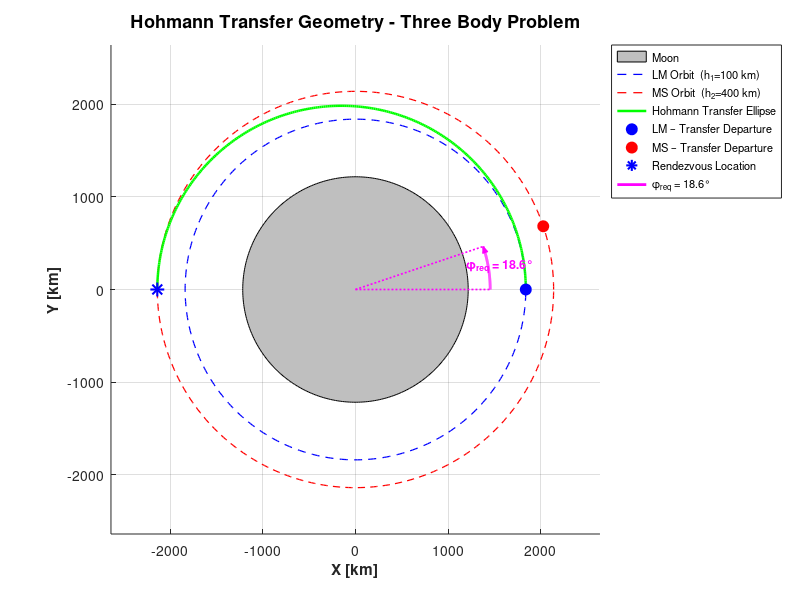

Here is the MATLAB script that generated this plot: (Note: this script raises an error after producing the figure.)
clear all;
close all;
clc;

%% =========================================================
%  Bonus Point: CR3BP Transfer
% ==========================================================

%% =========================================================
%  PARAMETERS
% ==========================================================
mu_M = 4902.8;        % Moon gravitational parameter [km^3/s^2]
R_M  = 1737.4;        % Moon mean radius [km]
h1   = 100;           % LM orbit altitude [km]
h2   = 400;           % MS orbit altitude [km]
r_LM = R_M + h1;      % LM orbital radius [km]
r_MS = R_M + h2;      % MS orbital radius [km]
phi0 = 10 * (pi/180); % Initial phasing angle [rad]
mu = 0.01215;         % Mass Ratio Earth-Moon system
d_EM = 384400;        % Earth–Moon distance [km]

%% =========================================================
%  POINT 1 – Hohmann Transfer: Delta-V and Time of Flight
% ==========================================================
v_LM = sqrt(mu_M / r_LM);   % Circular velocity on LM orbit [km/s]
v_MS = sqrt(mu_M / r_MS);   % Circular velocity on MS orbit [km/s]

a = (r_LM + r_MS) / 2;                   % Transfer ellipse SMA [km]
v_perigee = sqrt(mu_M * (2/r_LM - 1/a)); % Velocity at perigee [km/s]
v_apogee  = sqrt(mu_M * (2/r_MS - 1/a)); % Velocity at apogee  [km/s]

delta_V1      = v_perigee - v_LM;        % First impulse  [km/s]
delta_V2      = v_MS - v_apogee;         % Second impulse [km/s]
total_delta_V = delta_V1 + delta_V2;     % Total delta-V  [km/s]
delta_t = pi * sqrt(a^3 / mu_M);         % Transfer time of flight [s]

fprintf('===== POINT 1 =====\n');
fprintf('Delta_V1          = %.6f km/s\n', delta_V1);
fprintf('Delta_V2          = %.6f km/s\n', delta_V2);
fprintf('Total Delta-V     = %.6f km/s\n', total_delta_V);
fprintf('Time of flight    = %.4f s  (%.2f h)\n\n', delta_t, delta_t/3600);

%% =========================================================
%  POINT 2 – Required Phase Angle and Waiting Time
% ==========================================================
n_LM = sqrt(mu_M / r_LM^3);  % Mean motion LM [rad/s]
n_MS = sqrt(mu_M / r_MS^3);  % Mean motion MS [rad/s]

% Angle swept by MS during transfer
theta_MS_transfer = n_MS * delta_t;
% For rendezvous
phi_required = pi - theta_MS_transfer; % [rad]

% Gap to close by waiting on the initial orbit
delta_phi = mod(phi0 - phi_required, 2*pi); % [rad]
n_rel  = n_LM - n_MS;                       % Relative angular velocity [rad/s]
t_wait = delta_phi / n_rel;                 % Waiting time [s]

fprintf('===== POINT 2 =====\n');
fprintf('Required phase angle = %.6f deg\n', phi_required * 180/pi);
fprintf('Initial phase angle  = %.6f deg\n', phi0 * 180/pi);
fprintf('Delta-phi to cover   = %.6f deg\n', delta_phi * 180/pi);
fprintf('Waiting time         = %.4f s  (%.2f h)\n\n', t_wait, t_wait/3600);


%% =========================================================
%  POINT 3 – Orbit Plot
% ==========================================================

figure('Name','Point 3 – Hohmann Transfer','Color','w');
hold on; grid on; axis equal;

theta_full = linspace(0, 2*pi, 400);
R_M7=R_M*0.7;
fill(R_M7*cos(theta_full), R_M7*sin(theta_full), [0.75 0.75 0.75], ...
    'EdgeColor','k','DisplayName','Moon');

plot(r_LM*cos(theta_full), r_LM*sin(theta_full), 'b--', ...
    'LineWidth',0.9,'DisplayName','LM Orbit  (h_1=100 km)');
plot(r_MS*cos(theta_full), r_MS*sin(theta_full), 'r--', ...
    'LineWidth',0.9,'DisplayName','MS Orbit  (h_2=400 km)');

ecc = (r_MS - r_LM)/(r_MS + r_LM);
p   = a*(1 - ecc^2);
th_tr = linspace(0, pi, 300);
r_tr  = p ./ (1 + ecc*cos(th_tr));
plot(r_tr.*cos(th_tr), r_tr.*sin(th_tr), 'g-', ...
    'LineWidth',1.8,'DisplayName','Hohmann Transfer Ellipse');
plot(r_LM, 0, 'bo','MarkerFaceColor','b','MarkerSize',8, ...
    'DisplayName','LM – Transfer Departure');
plot(r_MS*cos(phi_required), r_MS*sin(phi_required), 'ro', ...
    'MarkerFaceColor','r','MarkerSize',8,'DisplayName','MS – Transfer Departure');
plot(-r_MS, 0, 'b*','MarkerSize',10,'LineWidth',1.5, ...
    'DisplayName','Rendezvous Location');

% phi_required arc
r_arc      = 0.68 * r_MS;
theta_arc  = linspace(0, phi_required, 200);
plot([0, r_arc], [0, 0], 'm:', 'LineWidth', 1.2, 'HandleVisibility','off');
plot([0, r_arc*cos(phi_required)], [0, r_arc*sin(phi_required)], 'm:', ...
    'LineWidth', 1.2, 'HandleVisibility','off');
plot(r_arc*cos(theta_arc), r_arc*sin(theta_arc), 'm-', ...
    'LineWidth', 2.0, 'DisplayName', ...
    sprintf('\\phi_{req} = %.1f°', phi_required*180/pi));

% Arrowhead and Label
arrow_len = 0.035 * r_MS;
tang      = phi_required + pi/2;  
tip       = [r_arc*cos(phi_required), r_arc*sin(phi_required)];
p1        = tip - arrow_len * [cos(tang - 0.4), sin(tang - 0.4)];
p2        = tip - arrow_len * [cos(tang + 0.4), sin(tang + 0.4)];
fill([tip(1), p1(1), p2(1)], [tip(2), p1(2), p2(2)], 'm', ...
    'EdgeColor','m', 'HandleVisibility','off');
theta_mid = phi_required / 2;
r_label   = r_arc + 130;
text(r_label*cos(theta_mid), r_label*sin(theta_mid), ...
    sprintf('\\phi_{req} = %.1f°', phi_required*180/pi), ...
    'Color','m', 'FontSize', 9, 'FontWeight','bold', ...
    'HorizontalAlignment','center');

xlabel('X [km]','FontWeight','bold'); ylabel('Y [km]','FontWeight','bold');
title('Hohmann Transfer Geometry - Three Body Problem','FontSize',13);
legend('Location','northeastoutside','FontSize',8);
xlim([-(r_MS+500),(r_MS+500)]); ylim([-(r_MS+500),(r_MS+500)]);
hold off;

%% =========================================================
%  POINT 3 – SHOOTING METHOD IN THE CR3BP
% ==========================================================

% Non-dimensionalization
MU_tot = mu_M / mu;       % Total gravitation parameter of the system [km^3/s^2]
DU = d_EM;                % Distance Unit
TU = sqrt(DU^3 / MU_tot); % Time Unit
VU = DU/TU;               % Velocity Unit

r_LM_nd = r_LM/DU;        % Dimensionless radius of parking orbit (LL0)
r_MS_nd = r_MS/DU;        % Dimensionless radius of the MS orbit
dt_guess = delta_t/TU;    % Dimensionless Hohmann time of flight
v_per_nd = v_perigee/VU;  % Dimensionless velocity at the perigee of the Hohmann ellipse

% Rotating Reference Frame (Synodic System)
% We set the intial state of the S/C at deperture
x0_nd = (1-mu)+r_LM_nd; % X Position: Moon's center + LLO radius
y0_nd = 0;              % Y Position: starting exactly on the X-radius
z0_nd = 0;              % Z Position: the motion is 2D, so out-of-plane altitude is zero

vxo_nd = 0;                      % X Velocity: at the perigee, the radial velocity is zero
vy0_guess_nd = v_per_nd-r_LM_nd; % Y Velocity: converted to the rotating reference system
vz0_nd = 0;                      % Z Velocity: zero for planar motion

% The provisional initial state vector
X0_guess = [x0_nd; y0_nd; z0_nd; vxo_nd; vy0_guess_nd; vz0_nd];

% Define Target
x_target_nd = (1-mu) - r_MS_nd; % where the LM needs to go

% Shooting Algorithm (fsolve Solver)
% The two variables that fsolve needs to 'guess' and correct
guess_vars = [vy0_guess_nd; dt_guess]; %[Initial Y Velocity; Time of Flight]

% Set strict mathematical tolerances (1e-10) for the target error
options_fsolve = optimoptions('fsolve', 'Display', 'none', 'TolFun', 1e-10, 'TolX', 1e-10);

% You can't pass the shooting_method function directly to fsolve because 
% it wouldn't know which parameteres to vary, so by doing so, it tells it
% to vary only 'vars' each time it calls the shooting_method
target_fun = @(vars) shooting_method(vars, X0_guess, x_target_nd, mu);

% Run the solver: fsolve will iterate untile the error goes to zero
[sol_vars, fval, exitflag] = fsolve(target_fun, guess_vars, options_fsolve);

% Exctract the winning solution from the sol_vars vector
vy0_cr3bp = sol_vars(1);   % The perfect Y velocity to compensate for Earth's gravity
dt_cr3bp_nd = sol_vars(2); % The real time of flight in the CR3BP

% Prepare the final state vector by overwritign the guessed
X0_cr3bp = X0_guess;     
X0_cr3bp(5) = vy0_cr3bp; % Index 5 corresponds to vy

% Integrate the EoM with high tolerences
options_ode = odeset('RelTol',1e-11, 'AbsTol',1e-11);
[t_cr3bp, X_cr3bp_nd] = ode45(@(t,X) cr3bp(t,X,mu),[0,dt_cr3bp_nd], X0_cr3bp, options_ode);

% --- Delta V Calculation (Maneuver Costs) ---
% Maneuver 1: Departure from LLO
v1_rot_nd = (v_LM/VU)-r_LM_nd; % Circular LLO velocity in the rotating frame
dV1_cr3bp = abs(vy0_cr3bp - v1_rot_nd)*VU; % Delta V: velocity difference [Km/s]

% Maneuver 2: Arrival at the MS orbit
v2_rot_nd = -(v_MS/VU)+r_MS_nd; % Circular MS velocity in the rotating frame
vy_arrival_cr3bp = X_cr3bp_nd(end,5); % Actual velocity upon hitting the target 
dV2_cr3bp = abs(vy_arrival_cr3bp-v2_rot_nd)*VU; % Braking Delta V [Km/s]

% Integrate the EoM without shooting method
[t_cr3bp, X_inco_nd] = ode45(@(t,X) cr3bp(t,X,mu),[0,dt_guess], X0_guess, options_ode);

% Incorrect final trajectory position
x_end_nd = X_inco_nd(end,1);
y_end_nd = X_inco_nd(end,2);

% Calculate the distance from the center of the Moon
r_final_nd = sqrt((x_end_nd-(1-mu))^2+y_end_nd^2); 
r_final_km = r_final_nd*DU;  %[km]

% Radial error with respect to the target orbit
error_radius_km = abs(r_final_km - r_MS);

% Print final results to the command window
fprintf('Time of flight CR3BP: %.2f s (vs %.2f s Hohmann 2-Body)\n', dt_cr3bp_nd*TU, delta_t);
fprintf('Delta_V1 CR3BP: %.4f km/s (vs %.4f km/s Hohmann)\n', dV1_cr3bp, delta_V1);
fprintf('Delta_V2 CR3BP: %.4f km/s (vs %.4f km/s Hohmann)\n', dV2_cr3bp, delta_V2);
fprintf('Total Delta_V: %.4f km/s (vs %.4f km/s Hohmann)\n', dV1_cr3bp+dV2_cr3bp, total_delta_V);
fprintf('Target Orbit Radius:     %.3f km\n', r_MS);
fprintf('Achieved Radius (CR3BP):  %.3f km\n', r_final_km);
fprintf('Radial Error: %.4f m\n\n', error_radius_km*1000);

% --- Trajectory Plotting ---
figure(1); hold on;

% Shift the origin from the Earth-Moon barycenter to the Moon's center and
% re-multiply bu DU
x_plot_cr3bp = (X_cr3bp_nd(:,1) - (1 - mu)) * DU;
y_plot_cr3bp = X_cr3bp_nd(:,2) * DU;
plot(x_plot_cr3bp, y_plot_cr3bp, 'y--', 'LineWidth', 2, 'DisplayName', 'CR3BP Real Trajectory');
legend('Location', 'best');

%% =========================================================
%  POINT 4 – Calculating the Jacobi Constant
% ==========================================================

% Exctract component in rotating reference frame
x_rot = X_cr3bp_nd(:,1);
y_rot = X_cr3bp_nd(:,2);
z_rot = X_cr3bp_nd(:,3);
vx_rot = X_cr3bp_nd(:,4);
vy_rot = X_cr3bp_nd(:,5);
vz_rot = X_cr3bp_nd(:,6);

N = length(t_cr3bp); % Total number of integrations steps calculated by ode45
C = zeros(N,1);      % Pre-allocate memory for the Jacobi Constant array

for i = 1:N

   r1_rot = sqrt((mu+x_rot(i))^2 + y_rot(i)^2 + z_rot(i)^2);     % Distance from the first primary (Earth)
   r2_rot = sqrt((x_rot(i)-(1-mu))^2 + y_rot(i)^2 + z_rot(i)^2); % Distance from the second primary (Moon)

   V = vx_rot(i)^2+vy_rot(i)^2+vz_rot(i)^2; % Squared velocity magnitude in the rotating reference frame (V^2)
   U = 0.5*(x_rot(i)^2+y_rot(i)^2) + (1-mu)/r1_rot + mu/r2_rot; % Effective pseudo-potentional (U)
   C(i) = 2*U - V; % Jacobi Constant 
end

% Calculate the absolute error relative to the initial energy state (t=0)
C_error = abs(C-C(1));

% Plotting the Jacobi Constant Error
figure('Name', 'Jacobi Error Constant', 'Color', 'w', 'Position', [100, 100, 900, 700]);
plot(t_cr3bp*TU, C_error,'r-','LineWidth',1.5);
title('Jacobi constant convertion error ');
xlabel('Time [s]');
ylabel('Absolute Error |C(t)-C(0)|');
grid on;

% Extract and print the maxium error value to validate the solver's tolerances
max_err = max(C_error);
fprintf('Max Error of Jacobi Constant: %.2e', max_err);

%% =========================================================
%  LOCAL FUNCTIONS
% ==========================================================

% CR3BP Equations of Motion in the rotating (synodic) reference frame
% This function calculates the state derivative vector for ode45
function dX = cr3bp(~,X,mu)

% Extract current position and velocity from the state vector
x = X(1);
y = X(2);
z = X(3);
vx = X(4);
vy = X(5);
vz = X(6);

% --- Distances to the Primaries ---
r1 = sqrt((mu+x)^2 + y^2 + z^2); %r1: Distance from the spacecraft to the first primary (Earth, at -mu)

r2 = sqrt((x-(1-mu))^2 + y^2 + z^2); % r2: Distance from the spacecraft to the second primary (Moon, at 1-mu)

% --- Partial Derivatives of the Effective Potential (U) ---
% These terms include both the gravitational attraction of the two masses 
% and the centrifugal force caused by the rotating frame.
dU_dx = x - (1 - mu)*(x + mu)/r1^3 - mu*(x - (1 - mu))/r2^3;
dU_dy = y - (1 - mu)*y/r1^3 - mu*y/r2^3;
dU_dz = -(1 - mu)*z/r1^3 - mu*z/r2^3;

% --- Accelerations ---
% The terms 2*vy and -2*vx represent the Coriolis acceleration, 
% which acts purely in the rotating frame and is velocity-dependent.
ax = dU_dx + 2*vy;
ay = dU_dy - 2*vx;
az = dU_dz;

% Assemble and return the state derivative vector [Velocity; Acceleration]
dX = [vx; vy; vz; ax; ay; az];

end


% Target function for the fsolve algorithm.
% It propagates a test trajectory and returns the miss distance (error).
function err = shooting_method(vars, X0, x_target, mu)

% 1. Extract the trial variables generated by the solver
vy0 = vars(1); % Trial initial velocity along the y-axis
tof = vars(2); % Trial time of flight

% 2. Update the initial state vector with the trial velocity 
X0(5) = vy0;

% 3. The "Shoot" (Numerical Integration)
% Propagate the spacecraft using the trial velocity and time
options = odeset('RelTol', 1e-11, 'AbsTol', 1e-11);
[~, X_out] = ode45(@(t,X) cr3bp(t,X,mu), [0, tof], X0, options);

% 4. Extract the final position at the end of the time of fligh 
x_final = X_out(end, 1);
y_final = X_out(end, 2);
    
% 5. Evaluate the Error
% We want the spacecraft to cross the x-axis (y = 0) exactly at x_target.
% fsolve will continuously adjust 'vars' until this vector equals [0; 0].
err = [x_final - x_target; 
           y_final];
end
